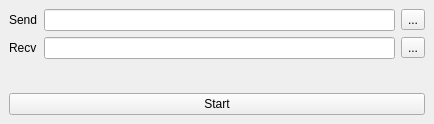
<?xml version="1.0" encoding="UTF-8"?>
<ui version="4.0">
 <class>MainWindow</class>
 <widget class="QMainWindow" name="MainWindow">
  <property name="geometry">
   <rect>
    <x>0</x>
    <y>0</y>
    <width>434</width>
    <height>124</height>
   </rect>
  </property>
  <property name="windowTitle">
   <string>XModem Test</string>
  </property>
  <widget class="QWidget" name="centralwidget">
   <layout class="QVBoxLayout" name="verticalLayout">
    <item>
     <layout class="QGridLayout" name="gridLayout">
      <item row="1" column="1">
       <widget class="QLineEdit" name="lineEdit_Recv"/>
      </item>
      <item row="1" column="2">
       <widget class="QToolButton" name="toolButton_recv">
        <property name="text">
         <string>...</string>
        </property>
       </widget>
      </item>
      <item row="0" column="2">
       <widget class="QToolButton" name="toolButton_Send">
        <property name="text">
         <string>...</string>
        </property>
       </widget>
      </item>
      <item row="0" column="1">
       <widget class="QLineEdit" name="lineEdit_Send"/>
      </item>
      <item row="0" column="0">
       <widget class="QLabel" name="label">
        <property name="text">
         <string>Send</string>
        </property>
       </widget>
      </item>
      <item row="1" column="0">
       <widget class="QLabel" name="label_2">
        <property name="text">
         <string>Recv</string>
        </property>
       </widget>
      </item>
     </layout>
    </item>
    <item>
     <spacer name="verticalSpacer">
      <property name="orientation">
       <enum>Qt::Vertical</enum>
      </property>
      <property name="sizeHint" stdset="0">
       <size>
        <width>20</width>
        <height>40</height>
       </size>
      </property>
     </spacer>
    </item>
    <item>
     <widget class="QPushButton" name="pushButton_Start">
      <property name="text">
       <string>Start</string>
      </property>
     </widget>
    </item>
   </layout>
  </widget>
 </widget>
 <resources/>
 <connections/>
</ui>
